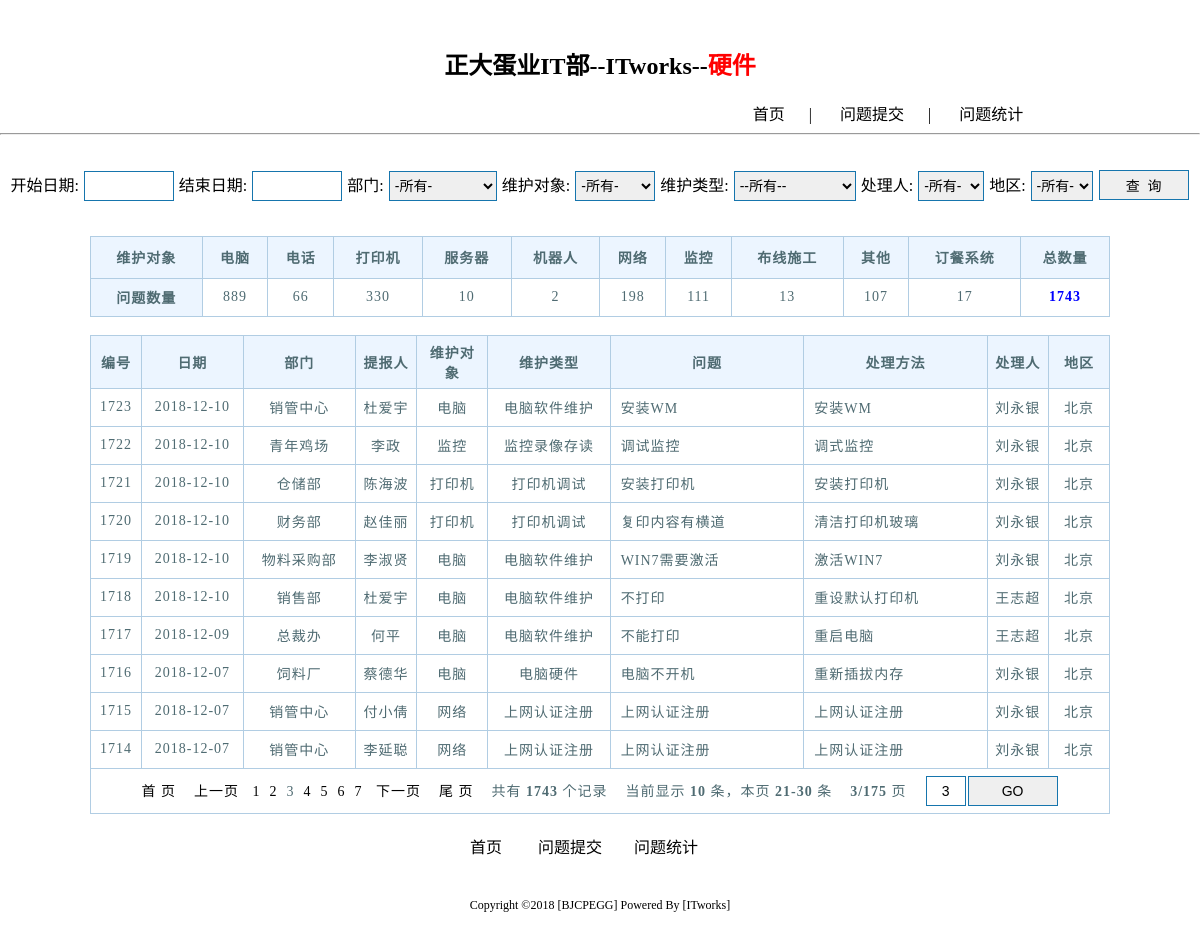
/p_list_hw.php?&page=3, run on the app's committed database.
### tables this page shows
CREATE TABLE `hardware_problem` (
  `p_id` int(8) unsigned NOT NULL AUTO_INCREMENT COMMENT '问题ID',
  `a_id` int(8) DEFAULT NULL COMMENT '地区id',
  `p_date` date NOT NULL COMMENT '提交日期',
  `d_id` int(5) NOT NULL COMMENT '部门ID',
  `submit_user` char(20) DEFAULT NULL COMMENT '报人提',
  `o_id` int(5) NOT NULL COMMENT '维护对象ID',
  `t_id` int(5) DEFAULT NULL COMMENT '维护类型ID',
  `problem` varchar(100) DEFAULT NULL COMMENT '问题',
  `method` varchar(100) DEFAULT NULL COMMENT '处理方法',
  `used` int(4) NOT NULL COMMENT '时用',
  `u_id` int(5) NOT NULL COMMENT '处理人ID',
  `week` int(8) unsigned DEFAULT NULL COMMENT '第几周',
  `ip_address` varchar(40) NOT NULL COMMENT 'ip地址',
  `create_time` timestamp NOT NULL DEFAULT CURRENT_TIMESTAMP ON UPDATE CURRENT_TIMESTAMP COMMENT '创建时间',
  PRIMARY KEY (`p_id`),
  KEY `u_id` (`u_id`)
);

CREATE TABLE `hardware_department` (
  `d_id` int(5) unsigned NOT NULL AUTO_INCREMENT COMMENT '部门ID',
  `department` char(20) NOT NULL COMMENT '门部名称',
  PRIMARY KEY (`d_id`)
);

CREATE TABLE `hardware_object` (
  `o_id` int(5) unsigned NOT NULL AUTO_INCREMENT COMMENT '维护对象ID',
  `object` char(20) DEFAULT NULL COMMENT '护维对象',
  PRIMARY KEY (`o_id`)
);

CREATE TABLE `hardware_type` (
  `t_id` int(5) unsigned NOT NULL AUTO_INCREMENT COMMENT '维护类型ID',
  `type` char(20) NOT NULL COMMENT '维护类型',
  `o_id` int(5) NOT NULL COMMENT '对象id',
  PRIMARY KEY (`t_id`)
);

CREATE TABLE `user` (
  `id` int(5) unsigned NOT NULL AUTO_INCREMENT COMMENT '员工id',
  `name` char(12) NOT NULL COMMENT '工员名字',
  `a_id` int(5) unsigned NOT NULL COMMENT '地区ID',
  `status` int(5) unsigned NOT NULL COMMENT '状态',
  PRIMARY KEY (`id`)
);

CREATE TABLE `area` (
  `a_id` int(8) unsigned NOT NULL AUTO_INCREMENT COMMENT '地区id',
  `area` varchar(40) NOT NULL COMMENT '分公司地区',
  PRIMARY KEY (`a_id`)
);

### Common/functions_main.php (called while the page is built, shortened)
<?php
	function readuserlist_all(){
		include("mysql.php");
		$sql = "select id,name,a_id,status from user order by status desc;";
		$result=$mysqli->query($sql);
	}

### Common/functions_hw.php (the view, shortened to what this page needs)
<?php
	function hw_p_list_default($start_time,$end_time,$department,$object,$type,$hw_area,$hw_user){
		include("mysql.php");
		$o_start_time = $start_time != '' ? $o_start_time = " p_date >= '{$start_time}' " : '1=1';
		$o_end_time = $end_time != '' ? $o_end_time = " p_date <= '{$end_time}' " : '1=1';
		$o_department = $department != 0 ? $o_department = " d_id='{$department}' " : '1=1';
		$o_object = $object != 0 ? $o_object = " o_id = '{$object}' " : '1=1';
		$o_type = $type != 0 ? $o_type = " t_id = '{$type}' " : '1=1';
		$o_hw_area = $hw_area != 0 ? $o_hw_area = " a_id = '{$hw_area}' " : '1=1';
		$o_hw_user = $hw_user != 0 ? $o_hw_user = " u_id = '{$hw_user}' " : '1=1';
		$sql = "select ho.object object,ifnull (cnt,0) num  from hardware_object ho left join (select o_id,count(*) cnt,p_date from hardware_problem  where {$o_start_time} and {$o_end_time} and {$o_department}  and {$o_object} and {$o_type} and {$o_hw_area}  and  {$o_hw_user} group by o_id) hp on hp.o_id=ho.o_id";
		$result=$mysqli->query($sql);
		if ($result->num_rows >0) {
			echo "<div style='height:18px'></div>";
			echo "<table id='report' class='stylized full' width='85%'>";
			echo "<tr><th><b>维护对象</b></th><th><b>电脑</b></th><th><b>电话</b></th><th><b>打印机</b></th><th><b>服务器</b></th><th><b>机器人</b></th><th><b>网络</b></th><th><b>监控</b></th><th><b>布线施工</b></th><th><b>其他</b></th><th><b>订餐系统</b></th><th><b>总数量</b></th></tr>";
			echo "<tr><td  id='td-bj'><b>问题数量</b></td>";
			while ($row = $result->fetch_assoc()){
				echo "<td  style='text-align:center'>".$row['num'].'</td>';
			}
			$sql="select sum(cnt) p_nums from hardware_object ho left join (select o_id,count(*) cnt,p_date from hardware_problem where {$o_start_time} and {$o_end_time} and {$o_department}  and {$o_object} and {$o_type} and {$o_hw_area}  and  {$o_hw_user}  group by o_id) hp on hp.o_id=ho.o_id";
			$result2=$mysqli->query($sql);
			$p_nums=$result2->fetch_assoc();
			echo "<td><font color='blue' ><b>".$p_nums['p_nums'] =$p_nums['p_nums'] =='' ? 0 : $p_nums['p_nums']."</b></font></td>";
			echo "</tr>";
			echo "</table>";
			echo "<br>";
		} else {
			echo "<br><br><br>无统计信息<br><br>";
		}
		$o_start_time = $start_time != '' ? $o_start_time = " hp.p_date >= '{$start_time}' " : '1=1';
		$o_end_time = $end_time != '' ? $o_end_time = " hp.p_date <= '{$end_time}' " : '1=1';
		$o_department = $department != 0 ? $o_department = " hp.d_id='{$department}' " : '1=1';
		$o_object = $object != 0 ? $o_object = " hp.o_id = '{$object}' " : '1=1';
		$o_type = $type != 0 ? $o_type = " hp.t_id = '{$type}' " : '1=1';
		$o_hw_area = $hw_area != 0 ? $o_hw_area = " hp.a_id = '{$hw_area}' " : '1=1';
		$o_hw_user = $hw_user != 0 ? $o_hw_user = " hp.u_id = '{$hw_user}' " : '1=1';
		$sql = "select hp.p_id from hardware_problem hp where {$o_start_time} and {$o_end_time} and {$o_department} and {$o_object} and {$o_type} and {$o_hw_area} and {$o_hw_user}";
		$result = $mysqli->query($sql);
		$total = $result->num_rows;
		$num = 10;
		$page=new Page($total, $num, "");
		$sql2="select hp.p_id,hp.p_date,hd.department,hp.submit_user,ho.object,ht.type,hp.problem,hp.method,u.name,a.area from hardware_problem hp left join  hardware_department hd on hd.d_id=hp.d_id  left join hardware_object ho  on hp.o_id=ho.o_id left join  hardware_type ht on hp.t_id=ht.t_id left join user u on hp.u_id=u.id left join area a on hp.a_id=a.a_id where {$o_start_time} and {$o_end_time} and {$o_department} and {$o_object} and {$o_type}  and {$o_hw_area} and {$o_hw_user} order by p_id desc {$page->limit}";
		$result2 = $mysqli->query($sql2);
		if ($result2->num_rows > 0){
			echo "<table border='1'  cellspacing='0' cellpadding='0' width='85%'>";
			echo "<tr><th width='5%'><b>编号</b></th><th width='10%'><b>日期</b></th><th width='11%'><b>部门</b></th><th width='6%'><b>提报人</b></th><th width='7%'><b>维护对象</b></th><th width='12%'><b>维护类型</b></th><th><b>问题</b></th><th width='18%'><b>处理方法</b></th><th width='6%'><b>处理人</b></th><th width='6%'><b>地区</b></th></tr>";
			while ($row2 = $result2->fetch_assoc()){
				echo "<tr>";
				echo "<td style='text-align:center'>".$row2['p_id'].'</td>';
				echo '<td>'.$row2['p_date'].'</td>';
				echo '<td>'.$row2['department'].'</td>';
				echo '<td>'.$row2['submit_user'].'</td>';
				echo '<td>'.$row2['object'].'</td>';
				echo '<td>'.$row2['type'].'</td>';
				echo '<td id="p_stytle">'.$row2['problem'].'</td>';
				echo '<td id="p_stytle">'.$row2['method'].'</td>';
				echo '<td>'.$row2['name'].'</td>';
				echo '<td>'.$row2['area'].'</td>';
				echo "</tr>";
			}
			echo '<tr><td colspan="10" style="text-align:center">'.$page->fpage(array(3,4,5,6,7,0,1,2,8)).'</td></tr>';
			echo "</table>";
		} else {
			echo"<center><font size=4 color=blue>查询完成，没有找到相关信息！</font></center>";
		}
	}

### Public/css/style.css (style rules this page uses)
#top_menu { margin-left:600px; }
body { margin:0px; width:100%; text-align:center; margin-left:auto; margin-right:auto; background-color:#FFFFFF; }
table { border: 1px solid #B1CDE3; padding:0; margin:0 auto; border-collapse: collapse; }
th { border: 1px solid #B1CDE3; font-size:14px; padding: 6px 6px 6px 6px; color: #4f6b72; background-color: #ECF5FF; height:42px; }
td { border: 1px solid #B1CDE3; background: #fff; font-size:14px; padding: 6px 6px 6px 6px; color: #4f6b72; text-align:left; height:38px; }
#p_stytle { text-align:left; padding-left:10px; }
A:link { color: #000000; TEXT-DECORATION: none }
#td-bj { background-color: #ECF5FF; }

### p_list_hw.php (style rules this page uses)
table, th,td { text-align:center; letter-spacing:1px; }

### data on the page
hardware_problem: p_id "1723", p_date "2018-12-10", d.department "销管中心", submit_user "杜爱宇", o.object "电脑", t.type "电脑软件维护", problem "安装WM", method "安装WM", user.name "刘永银", a.area "北京"
hardware_problem: p_id "1722", p_date "2018-12-10", d.department "青年鸡场", submit_user "李政", o.object "监控", t.type "监控录像存读", problem "调试监控", method "调式监控", user.name "刘永银", a.area "北京"
hardware_problem: p_id "1721", p_date "2018-12-10", d.department "仓储部", submit_user "陈海波", o.object "打印机", t.type "打印机调试", problem "安装打印机", method "安装打印机", user.name "刘永银", a.area "北京"
hardware_problem: p_id "1720", p_date "2018-12-10", d.department "财务部", submit_user "赵佳丽", o.object "打印机", t.type "打印机调试", problem "复印内容有横道", method "清洁打印机玻璃", user.name "刘永银", a.area "北京"
hardware_problem: p_id "1719", p_date "2018-12-10", d.department "物料采购部", submit_user "李淑贤", o.object "电脑", t.type "电脑软件维护", problem "WIN7需要激活", method "激活WIN7", user.name "刘永银", a.area "北京"
hardware_problem: p_id "1718", p_date "2018-12-10", d.department "销售部", submit_user "杜爱宇", o.object "电脑", t.type "电脑软件维护", problem "不打印", method "重设默认打印机", user.name "王志超", a.area "北京"
hardware_problem: p_id "1717", p_date "2018-12-09", d.department "总裁办", submit_user "何平", o.object "电脑", t.type "电脑软件维护", problem "不能打印", method "重启电脑", user.name "王志超", a.area "北京"
hardware_problem: p_id "1716", p_date "2018-12-07", d.department "饲料厂", submit_user "蔡德华", o.object "电脑", t.type "电脑硬件", problem "电脑不开机", method "重新插拔内存", user.name "刘永银", a.area "北京"
hardware_problem: p_id "1715", p_date "2018-12-07", d.department "销管中心", submit_user "付小倩", o.object "网络", t.type "上网认证注册", problem "上网认证注册", method "上网认证注册", user.name "刘永银", a.area "北京"
hardware_problem: p_id "1714", p_date "2018-12-07", d.department "销管中心", submit_user "李延聪", o.object "网络", t.type "上网认证注册", problem "上网认证注册", method "上网认证注册", user.name "刘永银", a.area "北京"

### other printed values
$row['num'] "889"
$row['num'] "66"
$row['num'] "330"
$row['num'] "10"
$row['num'] "2"
$row['num'] "198"
$row['num'] "111"
$row['num'] "13"
$row['num'] "107"
$row['num'] "17"
$p_nums['p_nums'] "1743"
$this->config["first"] "首 页"
$this->config["prev"] "上一页"
$page "1"
$page "2"
